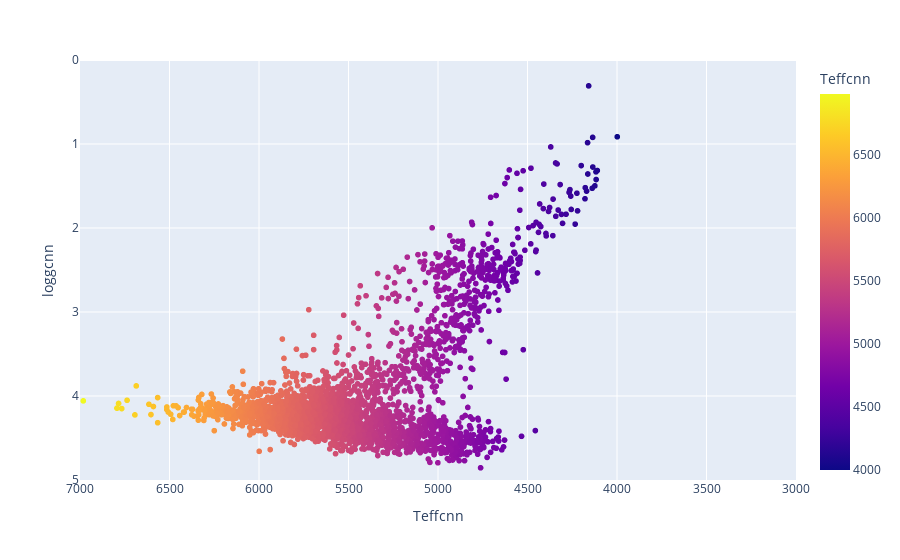

Notebook code for this chart:
### Code cell
fig = px.scatter(dataSet, x="Teffcnn", y="loggcnn", color='Teffcnn')
fig.update_xaxes(range=[7000, 3000])
fig.update_yaxes(range=[5, 0])
fig.show()

### Figure 1 — Plotly figure (JSON) as saved in the notebook; plotly's stock layout.template omitted (floating-point values rounded to 4 significant figures; data arrays with more than 128 entries replaced by an {"elided": "..."} marker saying what was removed)
{"data": [{"hovertemplate": "Teffcnn=%{marker.color}<br>loggcnn=%{y}<extra></extra>", "legendgroup": "", "marker": {"color": {"elided": "2766 float values"}, "coloraxis": "coloraxis", "symbol": "circle"}, "mode": "markers", "name": "", "showlegend": false, "type": "scattergl", "x": {"elided": "2766 float values"}, "xaxis": "x", "y": {"elided": "2766 float values"}, "yaxis": "y"}], "layout": {"coloraxis": {"colorbar": {"title": {"text": "Teffcnn"}}, "colorscale": [[0, "#0d0887"], [0.1111, "#46039f"], [0.2222, "#7201a8"], [0.3333, "#9c179e"], [0.4444, "#bd3786"], [0.5556, "#d8576b"], [0.6667, "#ed7953"], [0.7778, "#fb9f3a"], [0.8889, "#fdca26"], [1, "#f0f921"]]}, "legend": {"tracegroupgap": 0}, "margin": {"t": 60}, "xaxis": {"anchor": "y", "domain": [0, 1], "range": [7000, 3000], "title": {"text": "Teffcnn"}}, "yaxis": {"anchor": "x", "domain": [0, 1], "range": [5, 0], "title": {"text": "loggcnn"}}}}
